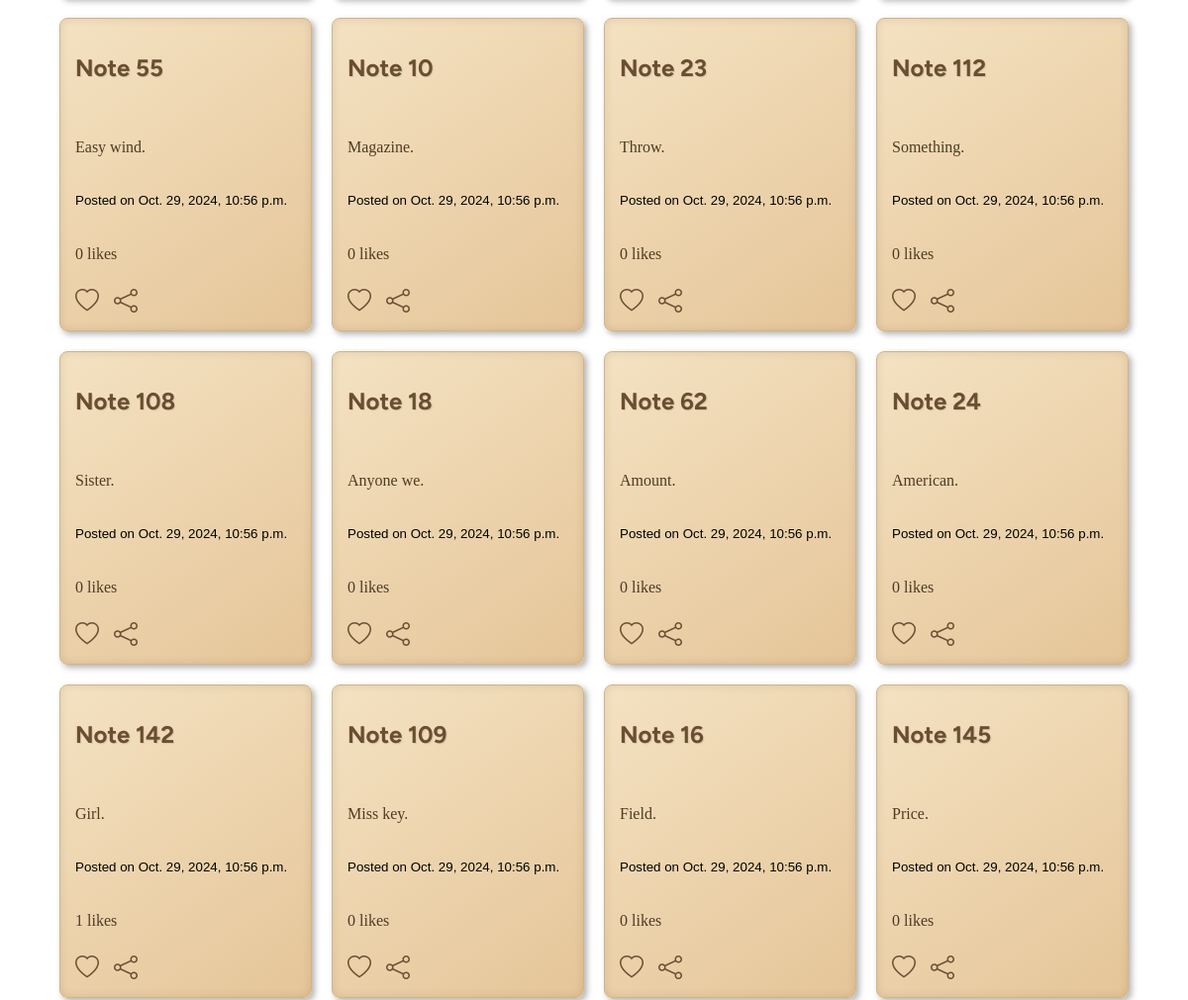
The app's page / (middle part), older data.
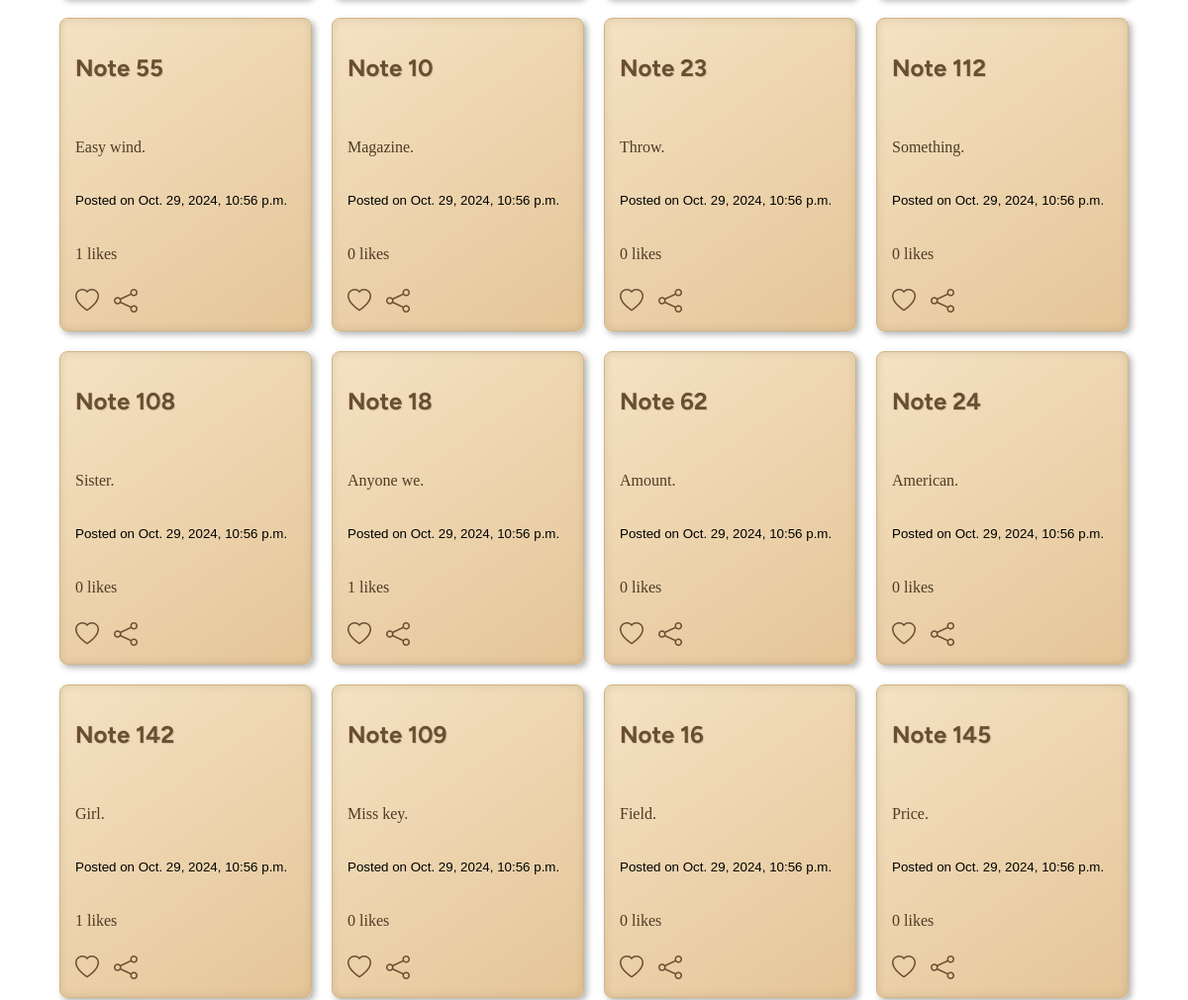
The same page, newer data.
### Messages/models.py (models this page shows, shortened)
class Post(models.Model):
    title = models.CharField(max_length=100, blank=True)  # Allow blank titles initially
    content = models.TextField()
    signed = models.CharField(max_length=12)
    created_at = models.DateTimeField(auto_now_add=True)
    incremental_id = models.PositiveIntegerField(editable=False, unique=True, null=True, blank=True)
    likes = models.PositiveIntegerField(default=0)  # Field to track likes

### Messages/views.py (the view)
# urls.py: 2. Add a URL to urlpatterns:  path('', views.home, name='home')
def home(request):
    posts = list(Post.objects.all())
    random_posts = random.sample(posts, min(len(posts), 36))
    return render(request, 'home.html', {'posts': random_posts})

### Messages/templates/home.html (shortened to what this page needs)
<!DOCTYPE html>
<html lang="en">
<head>
    <link href="https://cdnjs.cloudflare.com/ajax/libs/bootstrap-icons/1.9.1/font/bootstrap-icons.min.css" rel="stylesheet">
</head>
<body>
    <div class="post-container">
        {% for post in posts %}
            <div class="post" data-post-id="{{ post.id }}" onclick="openModal({{ post.id }}, '{{ post.title }}', '{{ post.content|escapejs }}', '{{ post.created_at|date:'F j, Y' }}')">
                <h2>{{ post.title }}</h2>
                <p>{{ post.content }}</p>
                <small>Posted on {{ post.created_at }}</small>
                <p id="like-count-{{ post.id }}">{{ post.likes }} likes</p>
                <div class="icon-container">
                    <i class="bi bi-heart" id="like-icon-{{ post.id }}" onclick="toggleLike({{ post.id }});"></i>
                    <i class="bi bi-share" onclick="sharePost({{ post.id }}); event.stopPropagation();"></i>
                </div>
            </div>
        {% endfor %}
    </div>
</body>
</html>

Row changes from the older to the newer data that the page shows:
changed Post "Note 55": likes "0" → "1"
changed Post "Note 18": likes "0" → "1"
